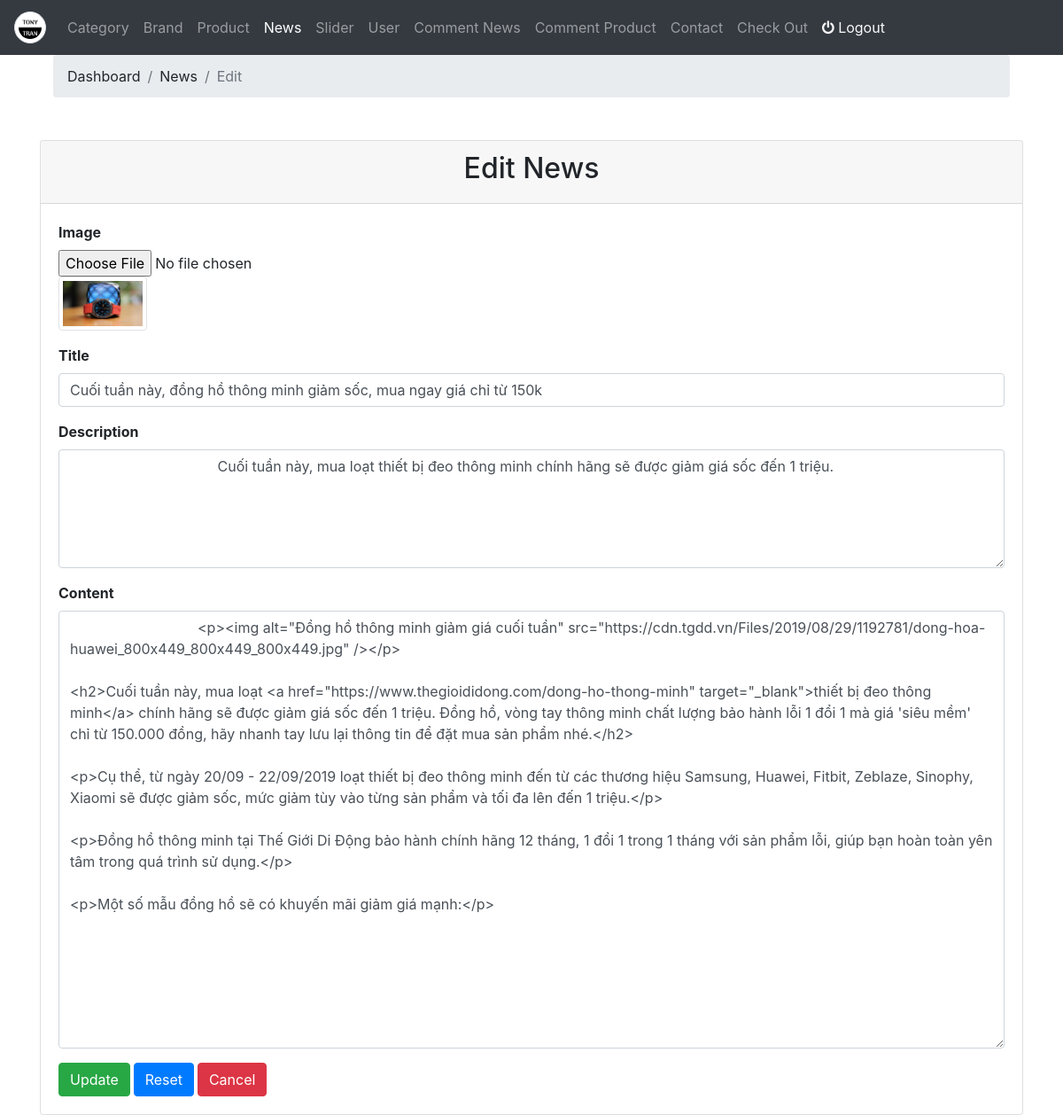
/admin/news/edit/6/cuoi-tuan-naydong-ho-thong-minh-giam-socmua-ngay-gia-chi-tu-150k (signed in), run on the app's committed database.
### tables this page shows
CREATE TABLE `news` (
  `id` int(10) UNSIGNED NOT NULL,
  `image` text NOT NULL,
  `title` varchar(255) NOT NULL,
  `slug` varchar(255) NOT NULL,
  `description` varchar(255) NOT NULL,
  `content` text NOT NULL,
  `view` int(11) NOT NULL,
  `create_at` timestamp NOT NULL DEFAULT CURRENT_TIMESTAMP,
  `update_at` timestamp NULL DEFAULT NULL ON UPDATE CURRENT_TIMESTAMP
);

### models/Connection.php (called while the page is built, shortened)
<?php
class Connection
{
	public function __construct()
	{
		$this->connect = $this->connect();
	}
	private function connect()
	{
		$servername = "localhost";
		$dbname = "ecommerce_php";
		$username = "root";
		$password = "";
		try {
			$connect = new PDO("mysql:host=$servername; dbname=$dbname", $username, $password);
			$connect->setAttribute(PDO::ATTR_ERRMODE, PDO::ERRMODE_EXCEPTION);
		} catch (Exception $e) {
			echo $e->getMessage();
		}
		return $connect;
	}
}
?>

### models/Model.php (called while the page is built, shortened)
<?php
require_once 'Connection.php';
class Model extends Connection
{
	protected $table;
	public function find($id)
	{
		$query = "SELECT * FROM ".$this->table . " WHERE id=:id";
		$stmt = $this->connect->prepare($query);
		$stmt->bindValue(':id', $id);
		if($stmt->execute())
		{
			$result = $stmt->fetch();
			$data = $result;
			return $data;
		}
		return false;
	}
}
?>

### views/admin/news/edit.php (the view, shortened to what this page needs)
<?php
    $title = $news['title'];
    $description = $news['description'];
    $content = $news['content'];
    $old_image = $news['image'];
?>
<div class="container">
    <div class="col-12">
        <nav aria-label="breadcrumb">
            <ol class="breadcrumb">
                <li class="breadcrumb-item">Dashboard</li>
                <li class="breadcrumb-item">News</li>
                <li class="breadcrumb-item active" aria-current="page">Edit</li>
            </ol>
        </nav>
    </div>
    <div class="row mt-5">
        <div class="col-12 font-weight-bolder">
            <div class="card">
                <div class="card-header ext-center">
                    <h2 class="text-center">Edit News</h2>
                </div>
                <div class="card-body">
                    <form method="POST" action="admin/news/update" enctype="multipart/form-data">
                        <div class="form-group">
                            <label for="title">Image</label>
                            <input type="file" name="image" class="form-control-file" required>
                            <img src="assets/uploads/news/<?= $old_image ?>" alt="" class="img-thumbnail" style="width: 100px;">
                        </div>
                        <div class="form-group">
                            <label for="title">Title</label>
                            <input type="text" name="title" class="form-control" placeholder="Enter title ..." value="<?= $title ?>" required>
                        </div>
                        <div class="form-group">
                            <label for="description">Description</label>
                            <textarea name="description" class="form-control" rows="5" required>
                                <?= $description ?>
                            </textarea>
                        </div>
                        <div class="form-group">
                            <label for="content">Content</label>
                            <textarea name="content" class="form-control" rows="20" required>
                                <?= $content ?>
                            </textarea>
                        </div>
                        <input class="btn btn-success" type="submit" name="save" value="Update">
                        <input class="btn btn-primary" type="reset" value="Reset">
                        <a href="admin/news/index"><input type="button" class="btn btn-danger" name="" value="Cancel"></a>
                    </form>
                </div>
            </div>
        </div>
    </div>
</div>

### data on the page
news: image (picture), title "Cuối tuần này, đồng hồ thông minh giảm sốc, mua ngay giá chỉ từ 150k", description "Cuối tuần này, mua loạt thiết bị đeo thông minh chính hãng sẽ được giảm giá sốc đến 1 triệu.", content "<p><img alt=\"Đồng hồ thông minh giảm giá cuối tuần\" src=\"https://cdn.tgdd.vn/Files/2019/08/29/1192781/dong-hoa-huawei_800x449_800x449_800x449.jpg\" /></p> <h2>Cuối tuần này, mua loạt <a href=\"https://www.thegioididong.com/dong-ho-thong-minh\" target=\"_blank\">thiết bị đeo thông minh</a> chính hãng sẽ được giảm giá sốc đến 1 triệu. Đồng hồ, vòng tay thông minh chất lượng bảo hành lỗi 1 đổi 1 mà giá 'siêu mềm' chỉ từ 150.000 đồng, hãy nhanh tay lưu lại thông tin để đặt mua sản phẩm nhé.</h2> <p>Cụ thể, từ ngày 20/09 - 22/09/2019 loạt thiết bị đeo thông minh đến từ các thương hiệu Samsung, Huawei, Fitbit, Zeblaze, Sinophy, Xiaomi sẽ được giảm sốc, mức giảm tùy vào từng sản phẩm và tối đa lên đến…"
